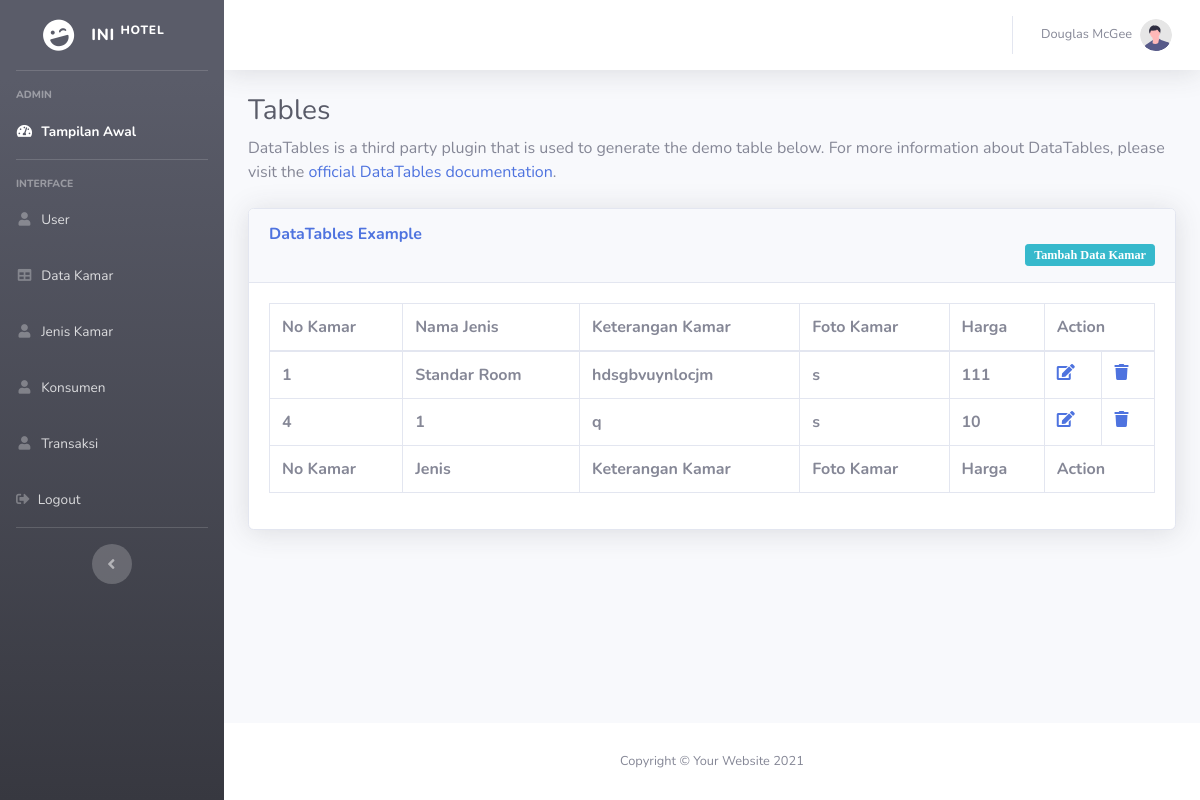
/index.php/jenis, run on the app's committed database.
### tables this page shows
CREATE TABLE `tbl_jenis_kamar` (
  `id_jenis` int(11) NOT NULL,
  `nama_jenis` varchar(100) NOT NULL,
  `keterangan` text NOT NULL,
  `harga` int(11) NOT NULL,
  `foto` varchar(100) NOT NULL
);

### application/controllers/Jenis.php (called while the page is built, shortened)
<?php
class jenis extends CI_Controller {
	public function index(){
		$this->load->model('M_jenis');
		$j['jenis'] = $this->M_jenis->jenis()->result();
		$this->load->view('ph_admin/navigasi_admin');
		$this->load->view('ph_admin/topbar');
		$this->load->view('jenis/jenis', $j);
		$this->load->view('ph_admin/header');
		$this->load->view('ph_admin/js');
		$this->load->view('ph_admin/footer');
	}
}

### index.php (called while the page is built, shortened)
<?php
require_once BASEPATH.'core/CodeIgniter.php';

### application/models/M_jenis.php (called while the page is built, shortened)
<?php
    class M_jenis extends CI_Model{
        function jenis(){
            return $this->db->get('tbl_jenis_kamar');
        }
    }
?>

### application/views/jenis/jenis.php (the view)
<div class="container-fluid">
<h1 class="h3 mb-2 text-gray-800">Tables</h1>
                    <p class="mb-4">DataTables is a third party plugin that is used to generate the demo table below.
                        For more information about DataTables, please visit the <a target="_blank"
                            href="">official DataTables documentation</a>.</p>
                    <div class="card shadow mb-4">
                        <div class="card-header py-3">
                            <h6 class="m-0 font-weight-bold text-primary">DataTables Example</h6>
                            <a href="<?= base_url('/jenis/tambah') ?>">
                            <button class="btn btn-sm btn-info float-right " type=""><i class="fas fa_plus fa-sm">Tambah Data Kamar</i></button></a>
                        </div>
                        <div class="card-body">
                            <div class="table-responsive">
                                <table class="table table-bordered" id="dataTable" width="100%" cellspacing="0">
                                    <thead>
                                        <tr>
                                            <th>No Kamar</th>
                                            <th>Nama Jenis</th>
                                            <th>Keterangan Kamar</th>
                                            <th>Foto Kamar</th>
                                            <th>Harga</th>
                                            <th colspan="2">Action</th>
                                        </tr>
                                    </thead>
                                    <tfoot>
                                        <tr>
                                            <th>No Kamar</th>
                                            <th>Jenis</th>
                                            <th>Keterangan Kamar</th>
                                            <th>Foto Kamar</th>
                                            <th>Harga</th>
                                            <th colspan="2">Action</th>
                                        </tr>
                                    </tfoot>
                                    <tbody>
                                            <?php $no = 1;
                                            foreach ($jenis as $j) { ?>
                                            <tr>
                                                <th><?=$j->id_jenis?></th>
                                                <th><?=$j->nama_jenis?></th>
                                                <th><?=$j->keterangan?></th>
                                                <th><?=$j->foto?></th>
                                                <th><?=$j->harga?></th>
                                                <th><a href="<?= base_url('/jenis/edit/'.$j->id_jenis) ?>"><i class="fas fa-edit"></a></th>
                                                <th><a href="<?= base_url('/jenis/hapus/'.$j->id_jenis) ?>"><i class="fas fa-trash"></a></th>
                                            </tr>
                                            <?php $no++; }?>
                                    </tbody>
                                </table>
                            </div>
                        </div>
                    </div>
                </div>
            </div>

### data on the page
tbl_jenis_kamar: id_jenis "1", nama_jenis "Standar Room", keterangan "hdsgbvuynlocjm", foto "s", harga "111"
tbl_jenis_kamar: id_jenis "4", nama_jenis "1", keterangan "q", foto "s", harga "10"
